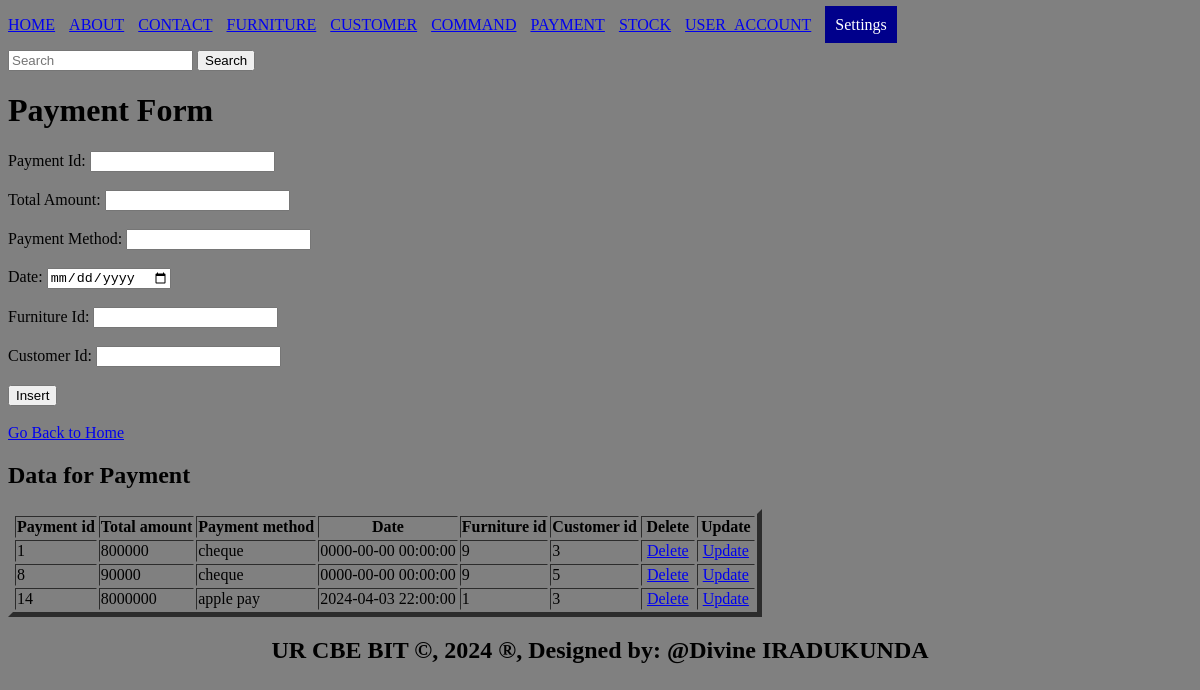
The app's page /payment.php with its own data.
### tables this page shows
CREATE TABLE `payment` (
  `Payment_id` int(10) NOT NULL,
  `Total_amount` varchar(35) DEFAULT NULL,
  `Payment_method` varchar(30) DEFAULT NULL,
  `Date` timestamp NOT NULL DEFAULT current_timestamp() ON UPDATE current_timestamp(),
  `Furniture_id` int(11) DEFAULT NULL,
  `Customer_id` int(11) DEFAULT NULL
);

### payment.php (the view, shortened to what this page needs)
<!DOCTYPE html>
<html>
<head>
</head>
<body style="background-color: grey;">
  <ul style="list-style-type: none; padding: 0;">
    <li style="display: inline; margin-right: 10px;"><a href="./home.html">HOME</a></li>
    <li style="display: inline; margin-right: 10px;"><a href="./about.html">ABOUT</a></li>
    <li style="display: inline; margin-right: 10px;"><a href="./contact.html">CONTACT</a></li>
    <li style="display: inline; margin-right: 10px;"><a href="./furniture.php">FURNITURE</a></li>
    <li style="display: inline; margin-right: 10px;"><a href="./customer.php">CUSTOMER</a></li>
    <li style="display: inline; margin-right: 10px;"><a href="./command.php">COMMAND</a></li>
    <li style="display: inline; margin-right: 10px;"><a href="./payment.php">PAYMENT</a></li>
    <li style="display: inline; margin-right: 10px;"><a href="./stock.php">STOCK</a></li>
    <li style="display: inline; margin-right: 10px;"><a href="./user_account.php">USER_ACCOUNT</a></li>
    <li class="dropdown" style="display: inline; margin-right: 10px;">
      <a href="#" style="padding: 10px; color: white; background-color: darkblue; text-decoration: none; margin-right: 15px;">Settings</a>
    </li>
  </ul>
     <form class="d-flex" role="search" action="search.php">
    <input class="form-control me-2" type="search" placeholder="Search" aria-label="Search">
    <button class="btn btn-outline-success" type="submit">Search</button>
  </form>
  <h1>Payment Form</h1>
<form method="post" action="payment.php">
    <label for="pid">Payment Id:</label>
    <input type="number" id="pid" name="pid" required><br><br>
    <label for="tamount">Total Amount:</label>
    <input type="number" id="tamount" name="tamount" required><br><br>
    <label for="pmethod">Payment Method:</label>
    <input type="text" id="pmethod" name="pmethod" required><br><br>
    <label for="date">Date:</label>
    <input type="date" id="date" name="date" required><br><br>
    <label for="furnid">Furniture Id:</label>
    <input type="number" id="furnid" name="furnid" required><br><br>
    <label for="custid">Customer Id:</label>
    <input type="number" id="custid" name="custid" required><br><br>
    <input type="submit" name="add" value="Insert"><br><br>
    <a href="./home.html">Go Back to Home</a>
</form>
<?php
include('databaseconnection.php');
?>
  <h2>Data for Payment</h2>
  <table border="5">
    <tr>
      <th>Payment id</th>
      <th>Total amount</th>
      <th>Payment method</th>
      <th>Date</th>
      <th>Furniture id</th>
      <th>Customer id</th>
      <th>Delete</th>
      <th>Update</th>
    </tr>
    <?php
    $connection = new mysqli($host, $user, $pass, $database);
    $sql = "SELECT * FROM payment";
    $result = $connection->query($sql);
    if ($result->num_rows > 0) {
        while ($row = $result->fetch_assoc()) {
            $pid = $row['Payment_id'];
            echo "<tr>
                <td>" . $row['Payment_id'] . "</td>
                <td>" . $row['Total_amount'] . "</td>
                <td>" . $row['Payment_method'] . "</td>
                <td>" . $row['Date'] . "</td>
                <td>" . $row['Furniture_id'] . "</td>
                <td>" . $row['Customer_id'] . "</td>
                <td><a style='padding:4px' href='pdelete.php?Payment_id=$pid'>Delete</a></td>
                <td><a style='padding:4px' href='payupdate.php?Payment_id=$pid'>Update</a></td>
            </tr>";
        }
    } else {
        echo "<tr><td colspan='4'>No data found</td></tr>";
    }
    ?>
  </table>
  <footer>
    <center>
      <b><h2>UR CBE BIT &copy, 2024 &reg, Designed by: @Divine IRADUKUNDA</h2></b>
    </center>
  </footer>
</body>
</html>

### payment.php (style rules this page uses)
.dropdown { position: relative; display: inline-block; margin-right: 10px; }

### records on screen
payment: Payment_id "1", Total_amount "800000", Payment_method "cheque", Date "0000-00-00 00:00:00", Furniture "9", Customer "3"
payment: Payment_id "8", Total_amount "90000", Payment_method "cheque", Date "0000-00-00 00:00:00", Furniture "9", Customer "5"
payment: Payment_id "14", Total_amount "8000000", Payment_method "apple pay", Date "2024-04-03 22:00:00", Furniture "1", Customer "3"
